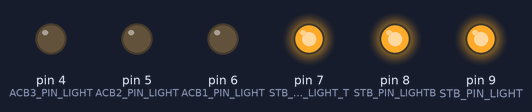
Recording of a sketch running on a simulated Arduino Nano, built with avr-gcc and run on an emulated ATmega328P. Parts: output pins drawn as LEDs (lit = HIGH).

Above: at 0.1 s.
At 1.1 s:
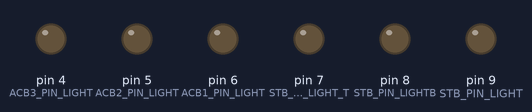
At 19.4 s:
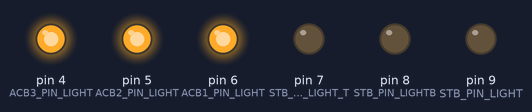
At 39.8 s:
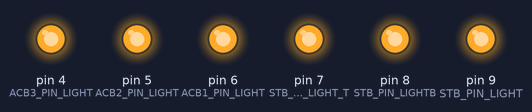
Timing chart, 0 to 40.0 s (numbered marks = the images above):
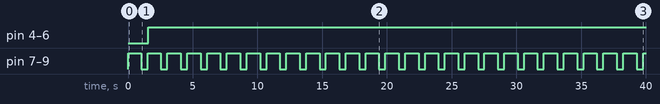

Measured:
- by itself, pin 4 (ACB3_PIN_LIGHT), pin 5 (ACB2_PIN_LIGHT), pin 6 (ACB1_PIN_LIGHT): LOW → HIGH at 1.5 s
- by itself, pin 7 (STB_PIN_LIGHT_T), pin 8 (STB_PIN_LIGHTB), pin 9 (STB_PIN_LIGHT): alternates HIGH for 1.0 s and LOW for 0.50 s

The sketch:

AirPlaneLights.ino
```cpp
/**
Modified Version

 Erics DIY Aircraft Navigation Lights Project
My Youtube Channel  : http://www.youtube.com/user/Shadow5549
Website http://mkme.org

V1 Set up basic lighting
Changed Pins to support nano
Fixed flash sequence

 * Features:
 * Landing light controlled via an RC channel (can use a Y-harness on flaps or landing gear channel)
 ##* 2 fading anti-collision beacons
 * Double flash strobe  +single Flash Tail Strobe
 +Flashing Beacon

Adapted from :
 * @author Harold Asbridge
 * @version 0.3
 * @date 2014-06-12

*/

/**
  modified by fokkerschrauber (Austria)
  Modification:  Airbus Pattern
  Tail Strobe light added, flashes syncronized to "Wing Strobe Lights" but only with the first of the double flashes.
  And beacon is Flashing syncron together but not to Strobe.

  If You want other aicraft patterns i.e. Fokker 100/70 then no flashing light is syncronized
  Boeing Beacons are not syncronized, and Strobes are not double flashing

  Bombardier Dash 8 's Beacons are not flashing but fading
*/

// Strobe settings
const int STB_PIN_LIGHT = 9; // Pin number for strobe light output
const int STB_PIN_LIGHTB = 8; // Pin number for strobe light output
const int STB_PIN_LIGHT_T = 7;  // Tail Strobe
const int STB_BLINK_INTERVAL = 1000000; // Blink interval for strobe light in microseconds

// Anti-collision beacon settings
const int ACB1_PIN_LIGHT = 6; // Pin number for anti-collision beacon 1
const int ACB2_PIN_LIGHT = 5; // Pin number for anti-collision beacon 2
const int ACB3_PIN_LIGHT = 4; // Pin number for anti-collision beacon 3
const int ACB_BLINK_INTERVAL = 1400000;
const int ACB_FADE_MIN = 0; // Minimum fade level for beacon (0-255)
const int ACB_FADE_MAX = 255; // Maximum fade level for beacon (0-255)
const int ACB_FADE_INTERVAL = 4000; // Fade step interval, in microseconds (lower numbers = faster fade)


unsigned long lastFadeTime = 0;
unsigned long lastACBStrobeTime = 0;
unsigned long lastStrobeTime = 0;
int currentFade = ACB_FADE_MIN;
int fadeDirection = 1;


// Called on power on or reset
void setup()
{
  // Declare output pins
  pinMode(STB_PIN_LIGHT, OUTPUT);
  pinMode(STB_PIN_LIGHTB, OUTPUT);
  pinMode(STB_PIN_LIGHT_T, OUTPUT);
  pinMode(ACB1_PIN_LIGHT, OUTPUT);
  pinMode(ACB2_PIN_LIGHT, OUTPUT);
  pinMode(ACB3_PIN_LIGHT, OUTPUT);
}

// Called continuouly
void loop()
{

  unsigned long currentTime = micros();
  unsigned long currentACBTime = micros();

 // Check if it's time to fade the anti-collision lights
  if ((currentACBTime - lastACBStrobeTime) > ACB_BLINK_INTERVAL) {
    //doACBStrobe();
    doFade();
    lastACBStrobeTime = currentACBTime;
  }

  // Check if it's time to blink the strobes
  if ((currentTime - lastStrobeTime) > STB_BLINK_INTERVAL) {
    doStrobe();
    lastStrobeTime = currentTime;
  }
  //doFade();
}

// Strobe double-blink
void doStrobe()
{
  digitalWrite(STB_PIN_LIGHT, HIGH);
  digitalWrite(STB_PIN_LIGHTB, HIGH);
  digitalWrite(STB_PIN_LIGHT_T, HIGH);
  delay(1000);
  digitalWrite(STB_PIN_LIGHT, LOW);
  digitalWrite(STB_PIN_LIGHTB, LOW);
  digitalWrite(STB_PIN_LIGHT_T, LOW);
  delay(500);
  digitalWrite(STB_PIN_LIGHT, HIGH);
  digitalWrite(STB_PIN_LIGHTB, HIGH);
  digitalWrite(STB_PIN_LIGHT_T, HIGH);
  delay(30);
  digitalWrite(STB_PIN_LIGHT, LOW);
  digitalWrite(STB_PIN_LIGHTB, LOW);
  digitalWrite(STB_PIN_LIGHT_T, HIGH);
}

void doACBStrobe()
{
  digitalWrite(ACB1_PIN_LIGHT, HIGH);
  digitalWrite(ACB2_PIN_LIGHT, HIGH);
  digitalWrite(ACB3_PIN_LIGHT, HIGH);
  delay(100);
  digitalWrite(ACB1_PIN_LIGHT, LOW);
  digitalWrite(ACB2_PIN_LIGHT, LOW);
  digitalWrite(ACB3_PIN_LIGHT, LOW);
}

// Fade anti-collision LEDs
void doFade()
{
  currentFade += fadeDirection;
  if (currentFade == ACB_FADE_MAX || currentFade == ACB_FADE_MIN) {
    // If we hit the fade limit, flash the high beacon, and flip the fade direction
    if (fadeDirection == 1) {
      digitalWrite(ACB1_PIN_LIGHT, 255);
    } else {
      digitalWrite(ACB2_PIN_LIGHT, 255);
    }
    delay(50);
    fadeDirection *= -1;
  }

  digitalWrite(ACB1_PIN_LIGHT, currentFade);
  digitalWrite(ACB2_PIN_LIGHT, currentFade);
  digitalWrite(ACB3_PIN_LIGHT, ACB_FADE_MAX - currentFade + ACB_FADE_MIN);
//  digitalWrite(ACB3_PIN_LIGHT, ACB_FADE_MAX - currentFade + ACB_FADE_MIN);
}
```
